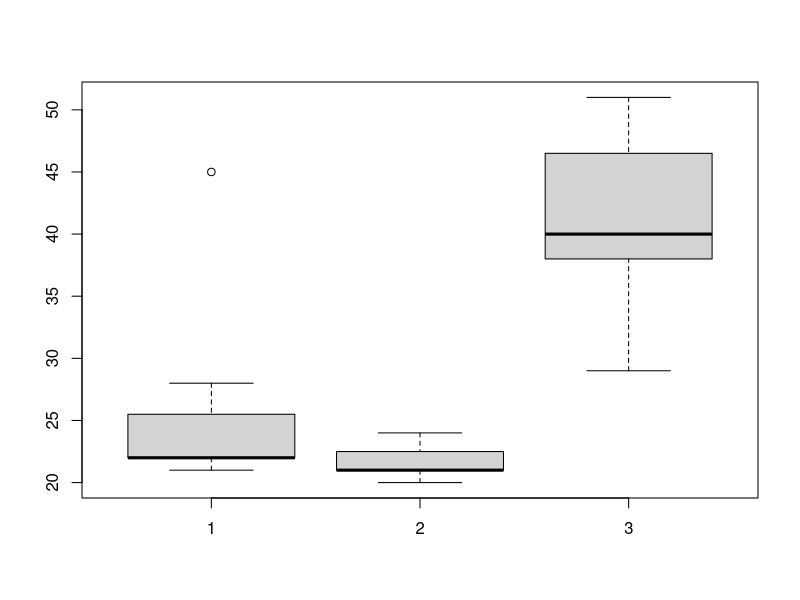

Source code (R): (Note: this script raises an error after producing the figure.)
#6. (a) Read the following data into R and store the observations in the three variables Gr1, Gr2
#und Gr3 

Gr1=c(22,22,28,23,45,21,22)
Gr2=c(21,23,21,24,22,20,21)
Gr3=c(48,45,51,29,38,40,38)


#(b) Construct a boxplot for each of the three variables. Discuss measures of central tendency
#and spread. What about symmetry?

boxplot(Gr1, Gr2, Gr3)
interpretation:-
  
#7. The package datasets contains a lot of different data sets. We are going to use the datasets
#beaver1 and beaver2, which describes the body tempeature of two beavers over time.
#(a) Load the package datasets.
  
library(datasets)

#(b) Compare the body temperature of the two beavers using boxplots.

boxplot(beaver1$temp, beaver2$temp)


#8. We use the dataset iris in the package MASS.
#(a) Load the package datasets.
library(MASS)

#(b) What is the maximum of the variable Sepal.Width in the dataset iris?
max(iris$Sepal.Width)

#(c) Create a scatter plot of the variables Sepal.Width and Sepal.Length.

plot(iris$Sepal.Length, iris$Sepal.Width)


#(d) Create a scatter plot of the variables Sepal.Width and Sepal.Length again. This time you
#shall use different colors of the dots for the different values of the variable Species.

plot(iris$Sepal.Length, iris$Sepal.Width, col= iris$Species)





